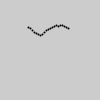
Frame 1 (no input)
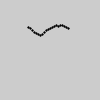
Frame 2 (the mouse pressed at the canvas centre, redrawn once)

The Processing sketch that drew these frames (run headless with seeded random() and noise(); the mouse was pressed at the canvas centre and the sketch redrawn once):

// Processing sketch: inClassRecursionNoiseLine
// ── inClassRecursionNoiseLine.pde
float[] nums = new float[50];

void setup() {
  noLoop();
  strokeWeight(2);
}
void draw() {
  fillArray(0);
  println(nums);
  drawLine(14, 35);
}
void fillArray(int index) {
  //fill nums from 0 index to the end with noise
  if (index < nums.length) {
    nums[index] = noise(index * .1);
    index++;
    fillArray(index);
  }
}
void drawLine(int index, int end ) {
  if (index < end) {
    point(index*2, nums[index] * 20 + 20);
    index++;
    drawLine(index, end);
  }
}
